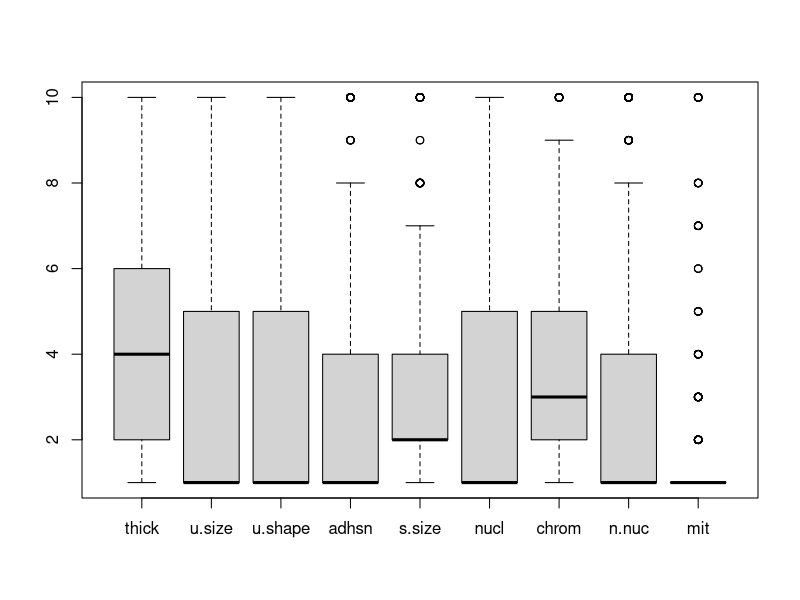
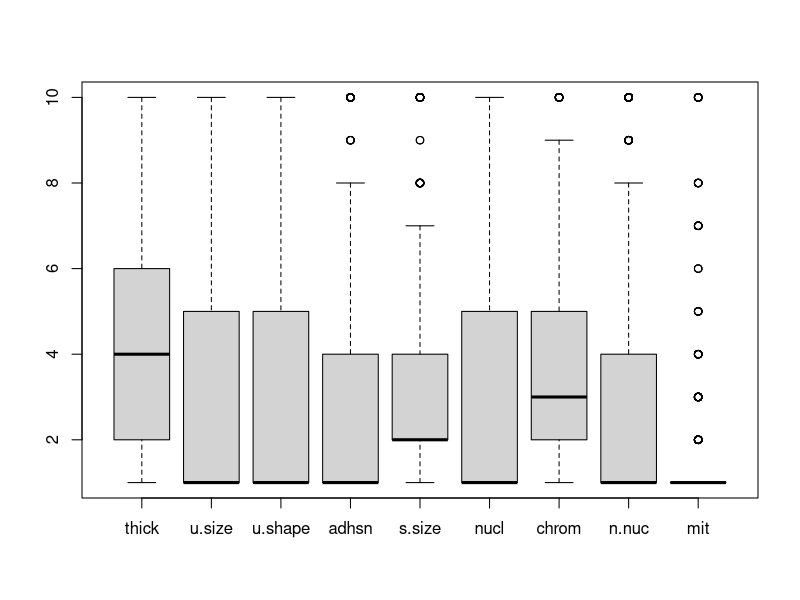
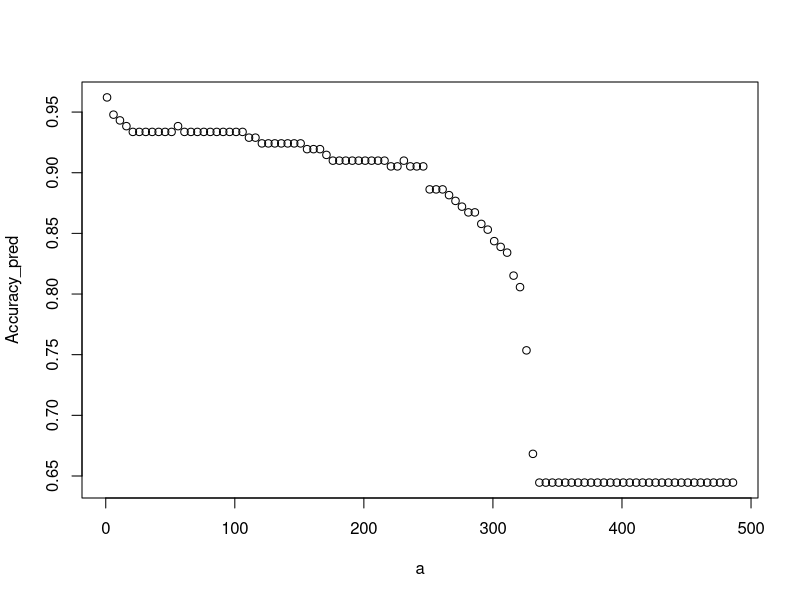

The R source for these figures, in order:
library("MASS")
data <- biopsy
View(biopsy)
# Removing the unnecessary columns
data <- data[,-1]

# checking for missing values
any(is.na(data))
colSums(is.na(data))

# V6 has missing values replace it with median
data$V6[is.na(data$V6)] = median(data$V6, na.rm = TRUE)
colSums(is.na(data)) # No missing values

# changing the column names
names_biopsy = c("thick","u.size","u.shape","adhsn","s.size","nucl","chrom","n.nuc","mit","class")
names(data) = names_biopsy
View(data)
str(data)


# checking for scaling
boxplot(data[,1:9]) 

# No need for scaling because every values are in the same range
# No need for outliers

boxplot(data[,1:9])

# Spliting the data into testing and training

set.seed(123)
split = sample(2,nrow(data), prob = c(0.7,0.3), replace = TRUE)
train = data[split == 1,]
test = data[split == 2,]

# Building the model

library("class")
n = sqrt(488)
model <- knn(train = train[,-10], test = test[,-10], cl = train[,10], k = round(n) )
model

Accuracy = mean(model == test$class)
Accuracy

# Optimizing the model by choosing the correct value of n by grid search method
p = 0
Accuracy_pred <- vector()
for(i in seq(from = 1, to = 488, by = 5)){
  p = p+1
  print(p)
  prediction <- knn(train = train[,-10],test = test[,-10], cl = train[,10], k = i)
  Accuracy_pred[p] <- mean(prediction == test$class)
}


a = seq(from = 1, to = 488, by = 5)
plot(a,Accuracy_pred)

# Optimization

model1 <- knn(train = train[,-10], test = test[,-10], cl = train[,10], k = 6)
model1

Accuracy1 <- mean(model1 == test[,10])
Accuracy1
